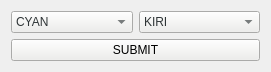
   <widget class="QWidget" name="layoutWidget">
    <property name="geometry">
     <rect>
      <x>1060</x>
      <y>200</y>
      <width>271</width>
      <height>60</height>
     </rect>
    </property>
    <layout class="QVBoxLayout" name="verticalLayout">
     <item>
      <layout class="QHBoxLayout" name="horizontalLayout">
       <item>
        <widget class="QComboBox" name="comboBox_team">
         <property name="styleSheet">
          <string notr="true">color: rgb(46, 52, 54);
font: 11pt &quot;Ubuntu&quot;;
background-color: rgb(238, 238, 236)</string>
         </property>
         <item>
          <property name="text">
           <string>CYAN</string>
          </property>
         </item>
         <item>
          <property name="text">
           <string>MAGENTA</string>
          </property>
         </item>
        </widget>
       </item>
       <item>
        <widget class="QComboBox" name="comboBox_field">
         <property name="styleSheet">
          <string notr="true">color: rgb(46, 52, 54);
font: 11pt &quot;Ubuntu&quot;;
background-color: rgb(238, 238, 236)</string>
         </property>
         <item>
          <property name="text">
           <string>KIRI</string>
          </property>
         </item>
         <item>
          <property name="text">
           <string>KANAN</string>
          </property>
         </item>
        </widget>
       </item>
      </layout>
     </item>
     <item>
      <widget class="QPushButton" name="pushButton_submitteamfield">
       <property name="styleSheet">
        <string notr="true">background-color: rgb(238, 238, 236);</string>
       </property>
       <property name="text">
        <string>SUBMIT</string>
       </property>
      </widget>
     </item>
    </layout>
   </widget>
